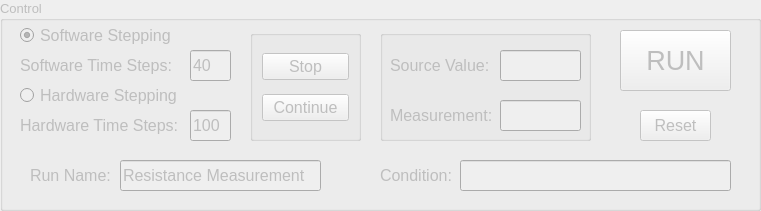
         <widget class="QGroupBox" name="groupBox_3">
          <property name="enabled">
           <bool>false</bool>
          </property>
          <property name="geometry">
           <rect>
            <x>10</x>
            <y>380</y>
            <width>761</width>
            <height>211</height>
           </rect>
          </property>
          <property name="font">
           <font>
            <pointsize>10</pointsize>
           </font>
          </property>
          <property name="title">
           <string>Control </string>
          </property>
          <widget class="QGroupBox" name="groupBox_stop_continue">
           <property name="enabled">
            <bool>false</bool>
           </property>
           <property name="geometry">
            <rect>
             <x>250</x>
             <y>30</y>
             <width>111</width>
             <height>111</height>
            </rect>
           </property>
           <property name="title">
            <string/>
           </property>
           <layout class="QVBoxLayout" name="verticalLayout">
            <item>
             <widget class="QPushButton" name="pushButton_Stop">
              <property name="enabled">
               <bool>false</bool>
              </property>
              <property name="font">
               <font>
                <pointsize>12</pointsize>
               </font>
              </property>
              <property name="text">
               <string>Stop</string>
              </property>
             </widget>
            </item>
            <item>
             <widget class="QPushButton" name="pushButton_Continue">
              <property name="enabled">
               <bool>false</bool>
              </property>
              <property name="font">
               <font>
                <pointsize>12</pointsize>
               </font>
              </property>
              <property name="text">
               <string>Continue</string>
              </property>
             </widget>
            </item>
           </layout>
          </widget>
          <widget class="QGroupBox" name="groupBox_source">
           <property name="enabled">
            <bool>false</bool>
           </property>
           <property name="geometry">
            <rect>
             <x>380</x>
             <y>30</y>
             <width>211</width>
             <height>111</height>
            </rect>
           </property>
           <property name="title">
            <string/>
           </property>
           <widget class="QLineEdit" name="lineEdit_source">
            <property name="geometry">
             <rect>
              <x>120</x>
              <y>20</y>
              <width>81</width>
              <height>31</height>
             </rect>
            </property>
            <property name="font">
             <font>
              <pointsize>12</pointsize>
             </font>
            </property>
           </widget>
           <widget class="QLabel" name="label_18">
            <property name="geometry">
             <rect>
              <x>10</x>
              <y>20</y>
              <width>111</width>
              <height>31</height>
             </rect>
            </property>
            <property name="font">
             <font>
              <pointsize>12</pointsize>
             </font>
            </property>
            <property name="text">
             <string>Source Value:</string>
            </property>
           </widget>
           <widget class="QLabel" name="label_source_unit">
            <property name="geometry">
             <rect>
              <x>210</x>
              <y>20</y>
              <width>31</width>
              <height>31</height>
             </rect>
            </property>
            <property name="font">
             <font>
              <pointsize>12</pointsize>
             </font>
            </property>
            <property name="text">
             <string/>
            </property>
           </widget>
           <widget class="QLabel" name="label_19">
            <property name="geometry">
             <rect>
              <x>10</x>
              <y>70</y>
              <width>111</width>
              <height>31</height>
             </rect>
            </property>
            <property name="font">
             <font>
              <pointsize>12</pointsize>
             </font>
            </property>
            <property name="text">
             <string>Measurement:</string>
            </property>
           </widget>
           <widget class="QLineEdit" name="lineEdit_measurement">
            <property name="geometry">
             <rect>
              <x>120</x>
              <y>70</y>
              <width>81</width>
              <height>31</height>
             </rect>
            </property>
            <property name="font">
             <font>
              <pointsize>12</pointsize>
             </font>
            </property>
           </widget>
           <widget class="QLabel" name="label_measurement_unit">
            <property name="geometry">
             <rect>
              <x>210</x>
              <y>70</y>
              <width>31</width>
              <height>31</height>
             </rect>
            </property>
            <property name="font">
             <font>
              <pointsize>12</pointsize>
             </font>
            </property>
            <property name="text">
             <string/>
            </property>
           </widget>
          </widget>
          <widget class="QPushButton" name="pushButton_run">
           <property name="geometry">
            <rect>
             <x>620</x>
             <y>30</y>
             <width>111</width>
             <height>61</height>
            </rect>
           </property>
           <property name="font">
            <font>
             <pointsize>20</pointsize>
            </font>
           </property>
           <property name="text">
            <string>RUN</string>
           </property>
          </widget>
          <widget class="QLabel" name="label_11">
           <property name="geometry">
            <rect>
             <x>380</x>
             <y>160</y>
             <width>81</width>
             <height>31</height>
            </rect>
           </property>
           <property name="font">
            <font>
             <pointsize>12</pointsize>
            </font>
           </property>
           <property name="text">
            <string>Condition:</string>
           </property>
          </widget>
          <widget class="QLineEdit" name="lineEdit_condition">
           <property name="geometry">
            <rect>
             <x>460</x>
             <y>160</y>
             <width>271</width>
             <height>31</height>
            </rect>
           </property>
           <property name="font">
            <font>
             <pointsize>11</pointsize>
            </font>
           </property>
          </widget>
          <widget class="QLabel" name="label_39">
           <property name="geometry">
            <rect>
             <x>30</x>
             <y>160</y>
             <width>81</width>
             <height>31</height>
            </rect>
           </property>
           <property name="font">
            <font>
             <pointsize>12</pointsize>
            </font>
           </property>
           <property name="text">
            <string>Run Name:</string>
           </property>
          </widget>
          <widget class="QLineEdit" name="lineEdit_run_name">
           <property name="geometry">
            <rect>
             <x>120</x>
             <y>160</y>
             <width>201</width>
             <height>31</height>
            </rect>
           </property>
           <property name="font">
            <font>
             <pointsize>12</pointsize>
            </font>
           </property>
           <property name="text">
            <string>Resistance Measurement</string>
           </property>
          </widget>
          <widget class="QPushButton" name="pushButton_reset">
           <property name="enabled">
            <bool>false</bool>
           </property>
           <property name="geometry">
            <rect>
             <x>640</x>
             <y>110</y>
             <width>71</width>
             <height>31</height>
            </rect>
           </property>
           <property name="font">
            <font>
             <pointsize>12</pointsize>
            </font>
           </property>
           <property name="text">
            <string>Reset</string>
           </property>
          </widget>
          <widget class="QRadioButton" name="radioButton_hardware">
           <property name="geometry">
            <rect>
             <x>20</x>
             <y>80</y>
             <width>161</width>
             <height>31</height>
            </rect>
           </property>
           <property name="font">
            <font>
             <pointsize>12</pointsize>
            </font>
           </property>
           <property name="text">
            <string>Hardware Stepping</string>
           </property>
           <property name="checked">
            <bool>false</bool>
           </property>
          </widget>
          <widget class="QRadioButton" name="radioButton_software">
           <property name="geometry">
            <rect>
             <x>20</x>
             <y>20</y>
             <width>161</width>
             <height>31</height>
            </rect>
           </property>
           <property name="font">
            <font>
             <pointsize>12</pointsize>
            </font>
           </property>
           <property name="text">
            <string>Software Stepping</string>
           </property>
           <property name="checked">
            <bool>true</bool>
           </property>
          </widget>
          <widget class="QLabel" name="label_32">
           <property name="geometry">
            <rect>
             <x>20</x>
             <y>110</y>
             <width>161</width>
             <height>31</height>
            </rect>
           </property>
           <property name="font">
            <font>
             <pointsize>12</pointsize>
            </font>
           </property>
           <property name="text">
            <string>Hardware Time Steps:</string>
           </property>
          </widget>
          <widget class="QLabel" name="label_38">
           <property name="geometry">
            <rect>
             <x>20</x>
             <y>50</y>
             <width>161</width>
             <height>31</height>
            </rect>
           </property>
           <property name="font">
            <font>
             <pointsize>12</pointsize>
            </font>
           </property>
           <property name="text">
            <string>Software Time Steps:</string>
           </property>
          </widget>
          <widget class="QLineEdit" name="lineEdit_steps_soft">
           <property name="geometry">
            <rect>
             <x>190</x>
             <y>50</y>
             <width>41</width>
             <height>31</height>
            </rect>
           </property>
           <property name="font">
            <font>
             <pointsize>12</pointsize>
            </font>
           </property>
           <property name="text">
            <string>40</string>
           </property>
          </widget>
          <widget class="QLineEdit" name="lineEdit_steps_hard">
           <property name="geometry">
            <rect>
             <x>190</x>
             <y>110</y>
             <width>41</width>
             <height>31</height>
            </rect>
           </property>
           <property name="font">
            <font>
             <pointsize>12</pointsize>
            </font>
           </property>
           <property name="text">
            <string>100</string>
           </property>
          </widget>
         </widget>
